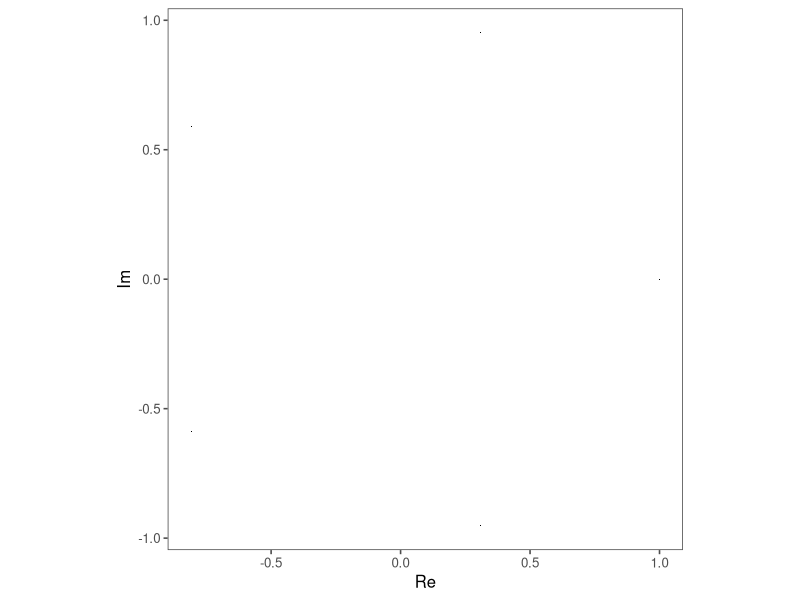
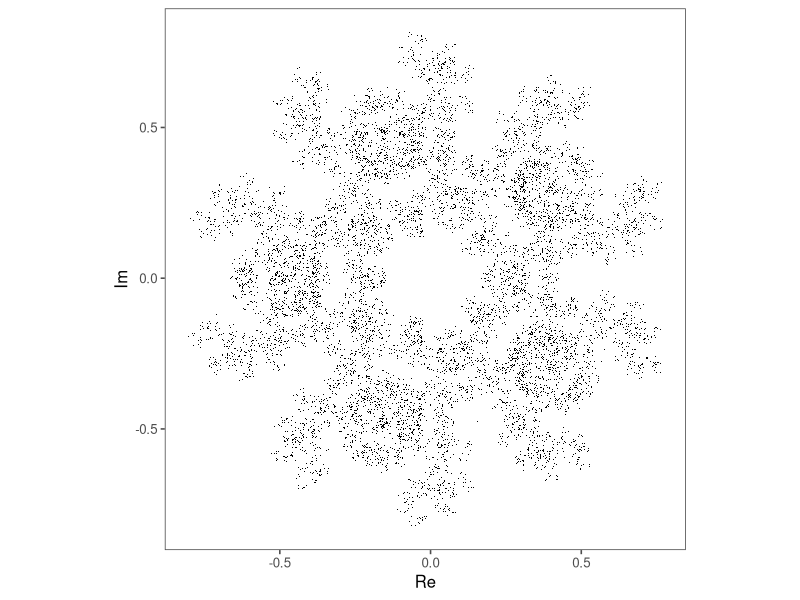
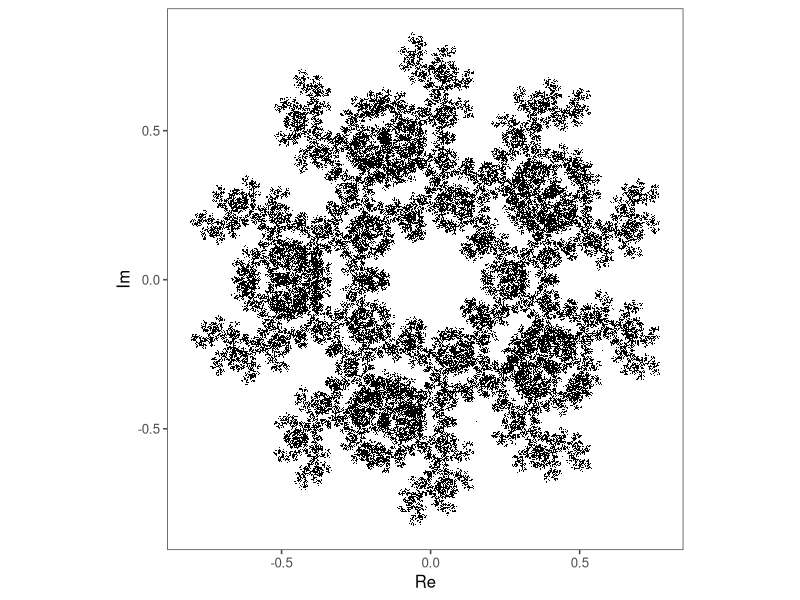
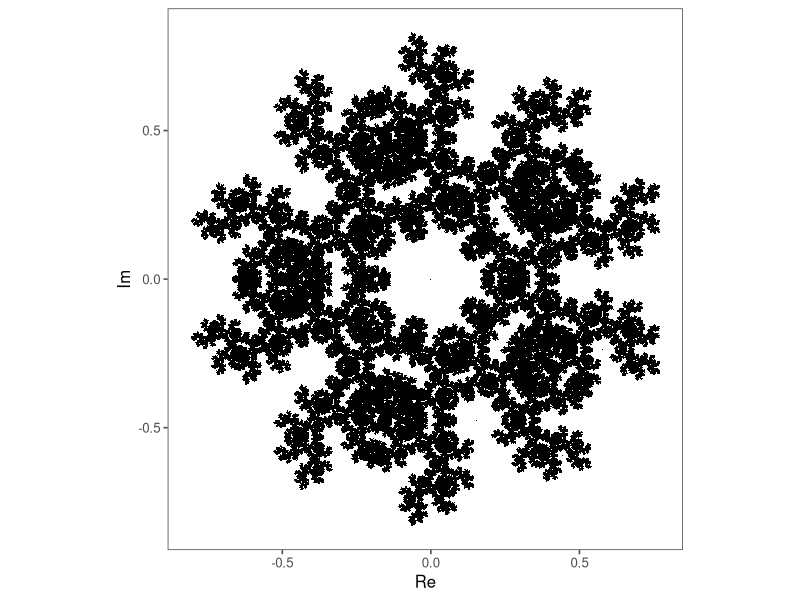
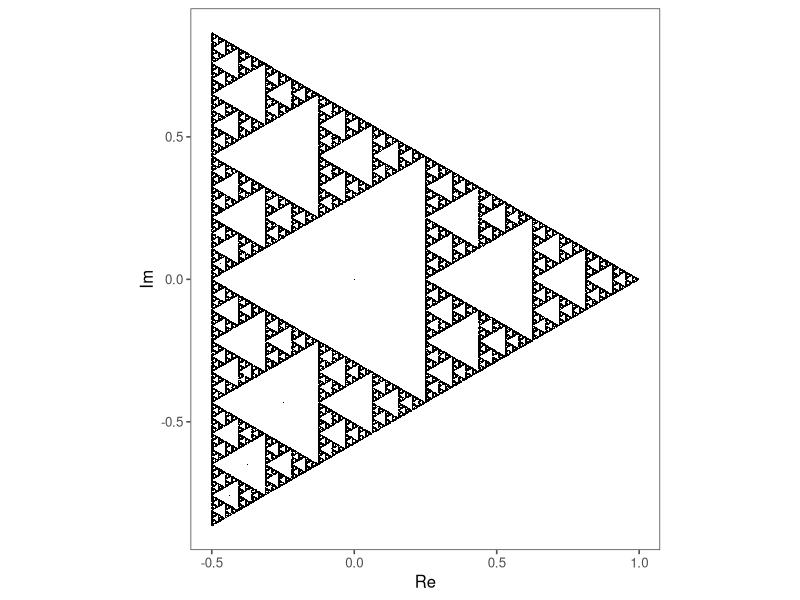
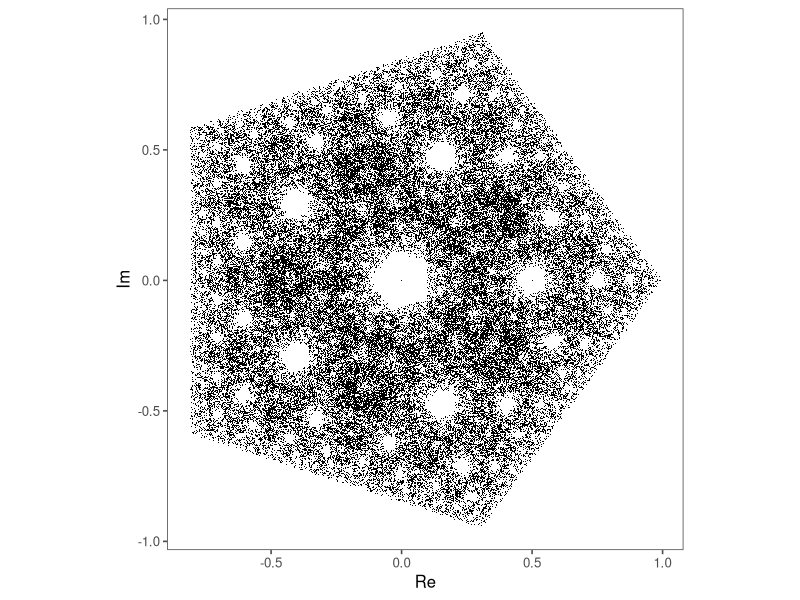
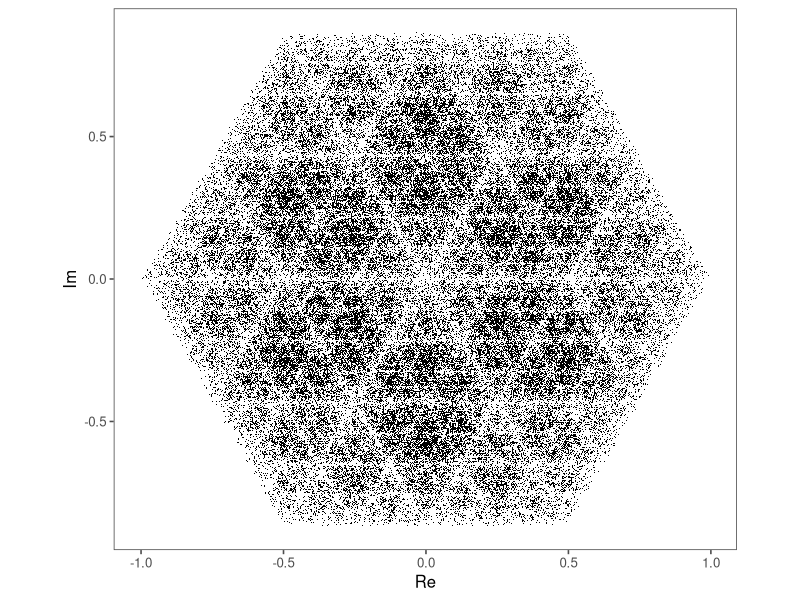
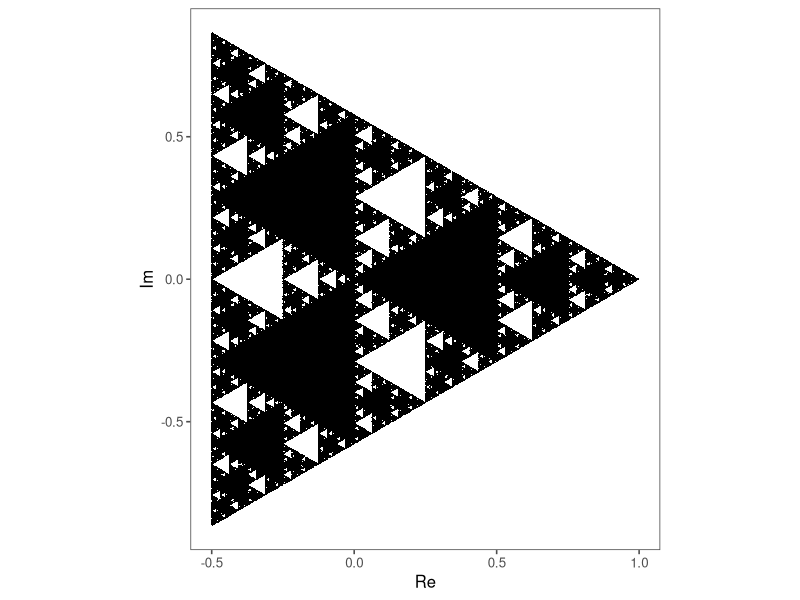

The R source for these figures, in order:
## ---- chunk 1
knitr::opts_chunk$set(
	message = FALSE,
	warning = FALSE,
	collapse = TRUE
)
library("tidyverse")
library("here")

set.seed(17978)

theme <- ggthemes::theme_few()
scale <- ggthemes::scale_colour_few()
## ---- chunk 2

plot_complex_points  <- function(z){
  tibble(Re=Re(z),Im=Im(z)) %>%
    ggplot(aes(x=Re,y=Im)) + scale + theme + geom_point(shape = ".") + coord_equal()
}

poly <- function(n){ #n roots of unity
  complex(modulus = 1, argument = seq(0, 2*pi, length.out = n+1))[-1] #removing the first element to stop double-counting 1+0i.
}

poly(5) %>%
  plot_complex_points()
## ---- chunk 3

number_of_points <- 1e6

pentagon <- poly(5)

points <- rep(0i, number_of_points) #slightly better than always extending the lists.

chosen_vertex <- sample(0:3, number_of_points, replace = T)

for(i in 2:number_of_points){

  
  chosen_vertex[i] <- ((chosen_vertex[i-1] + chosen_vertex[i]) %% 5) + 1
  
  this_vertex <- pentagon[chosen_vertex[i]]
  
  points[i] <- (points[i-1] + this_vertex)/2
}


plot_complex_points(points[2:1e4])


plot_complex_points(points[2:1e5])


plot_complex_points(points)

## ---- chunk 4

normal_chaos_game <- function(n_gon, number_of_points=1e5){
  
  polygon <- poly(n_gon)
  
  points <- rep(0i, number_of_points) #slightly better than always extending the lists.
  
  chosen_vertex <- sample(seq_len(n_gon), number_of_points, replace = T)
  
  for(i in 2:number_of_points){
  
    this_vertex <- polygon[chosen_vertex[i]]
    
    points[i] <- (points[i-1] + this_vertex)/2
  }
  
  return(points)
}

normal_chaos_game(3) %>%
  plot_complex_points()


normal_chaos_game(5) %>%
  plot_complex_points()


normal_chaos_game(6) %>% #An interesting case, roll a normal die every time!
  plot_complex_points()

## ---- chunk 5

tetrahedron <- c(poly(3), 0i)

points <- rep(0.1i, number_of_points) #slightly better than always extending the lists.
  
chosen_vertex <- sample(1:4, number_of_points, replace = T)
  
for(i in 2:number_of_points){
  
    this_vertex <- tetrahedron[chosen_vertex[i]]
    
    points[i] <- (points[i-1] + this_vertex)/2
}

plot_complex_points(points)
## ---- chunk 6

not_last <- function(n_gon, number_of_points=1e5){
  
  polygon <- poly(n_gon)
  
  points <- rep(0i, number_of_points) #slightly better than always extending the lists.
  
  chosen_vertex <- sample(0:(n_gon-2), number_of_points, replace = T)

  chosen_vertex[1] <- chosen_vertex[1] + 1
  for(i in 2:number_of_points){
    chosen_vertex[i] <- ((chosen_vertex[i-1] + chosen_vertex[i]) %% n_gon) + 1

    this_vertex <- polygon[chosen_vertex[i]]
    
    points[i] <- (points[i-1] + this_vertex)/2
  }

  return(points)
}

not_last(3) %>%
  plot_complex_points()

not_last(4) %>% 
  plot_complex_points()


not_last(5) %>% 
  plot_complex_points()



not_last(6) %>% 
  plot_complex_points()
## ---- chunk 7

not_adjacent_last_two <- function(n_gon, number_of_points=1e5){
  
  polygon <- poly(n_gon)
  
  points <- rep(0i, number_of_points) #slightly better than always extending the lists.
  
  chosen_vertex <- rep(1, number_of_points)
  
  ##Handle the first 2 points specially
  points[2] <- (points[1] + polygon[chosen_vertex[1]])/2
  
  
  for(i in 3:number_of_points){
    bad_choices <- c(chosen_vertex[i-1] + 1,
                     chosen_vertex[i-1] - 1,
                     chosen_vertex[i-2] + 1,
                     chosen_vertex[i-2] - 1) #map might have been more robust, but this is easier to read.
    
    bad_choices <- ((bad_choices - 1) %% n_gon) + 1 ## Really should have considered 0-indexing polygon points
    
    good_choices <- setdiff(seq_len(n_gon), bad_choices)
    chosen_vertex[i] <- sample(good_choices, 1)
    
    this_vertex <- polygon[chosen_vertex[i]]
    
    points[i] <- (points[i-1] + this_vertex)/2

  }
  return(points)
}

not_adjacent_last_two(6) %>%
  plot_complex_points()
